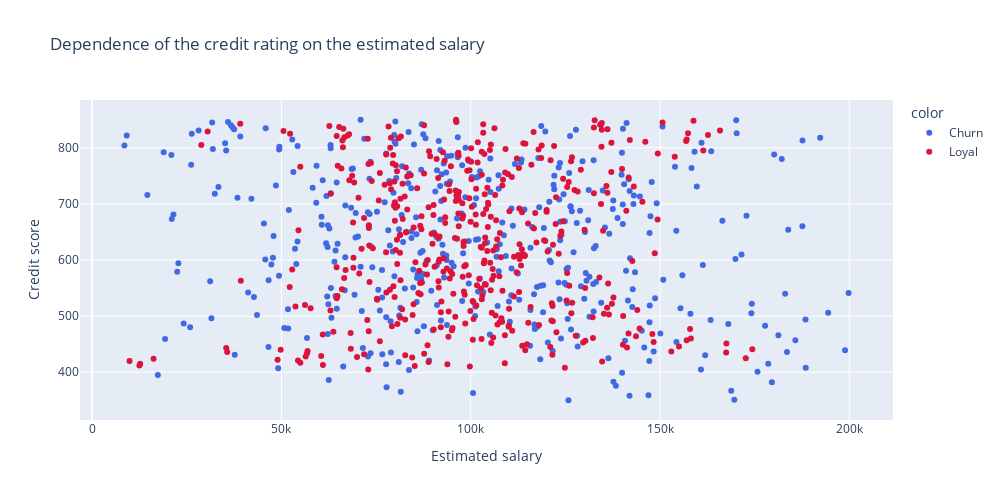

The notebook cell this image was saved under:
### Markdown cell above
</br>

### 9.5. Постройте график, который показывает взаимосвязь кредитного рейтинга клиента и его предполагаемой зарплаты. Добавьте расцветку по признаку оттока клиентов. Какова взаимосвязь между признаками? Если не видите явной взаимосвязи, укажите это.

### Code cell
# выборка 
salary_score_df = churn_df.groupby(['CreditScore', 'Exited'], as_index=False)['EstimatedSalary'].median()

# строим график
fig = px.scatter(
    data_frame = salary_score_df,                                       # DataFrame
    x='EstimatedSalary',                                                # ось абсцисс
    y='CreditScore',                                                    # ось ординат
    color=salary_score_df['Exited'].map({0: 'Loyal', 1: 'Churn'}),      # от чего зависит цвет
    height=500,                                                         # высота
    width=1000,                                                         # ширина
    color_discrete_sequence=['RoyalBlue', 'Crimson'],                   # палитра цветов
    title='Dependence of the credit rating on the estimated salary',    # заголовок
)

# отображаем его
fig.update_layout(
    xaxis = dict(
        title='Estimated salary',                                       # обновляем подпись к оси абсцисс
        ),
    yaxis = dict(
        title='Credit score',                                           # обновляем подпись к оси ординат
        )
)

### Figure 1 — Plotly figure (JSON) as saved in the notebook; plotly's stock layout.template omitted (floating-point values rounded to 4 significant figures; data arrays with more than 128 entries replaced by an {"elided": "..."} marker saying what was removed)
{"data": [{"hovertemplate": "color=Churn<br>EstimatedSalary=%{x}<br>CreditScore=%{y}<extra></extra>", "legendgroup": "Churn", "marker": {"color": "RoyalBlue", "symbol": "circle"}, "mode": "markers", "name": "Churn", "orientation": "v", "showlegend": true, "type": "scatter", "x": {"elided": "420 float values"}, "xaxis": "x", "y": {"elided": "420 int values"}, "yaxis": "y"}, {"hovertemplate": "color=Loyal<br>EstimatedSalary=%{x}<br>CreditScore=%{y}<extra></extra>", "legendgroup": "Loyal", "marker": {"color": "Crimson", "symbol": "circle"}, "mode": "markers", "name": "Loyal", "orientation": "v", "showlegend": true, "type": "scatter", "x": {"elided": "442 float values"}, "xaxis": "x", "y": {"elided": "442 int values"}, "yaxis": "y"}], "layout": {"height": 500, "legend": {"title": {"text": "color"}, "tracegroupgap": 0}, "title": {"text": "Dependence of the credit rating on the estimated salary"}, "width": 1000, "xaxis": {"anchor": "y", "domain": [0, 1], "title": {"text": "Estimated salary"}}, "yaxis": {"anchor": "x", "domain": [0, 1], "title": {"text": "Credit score"}}}}
